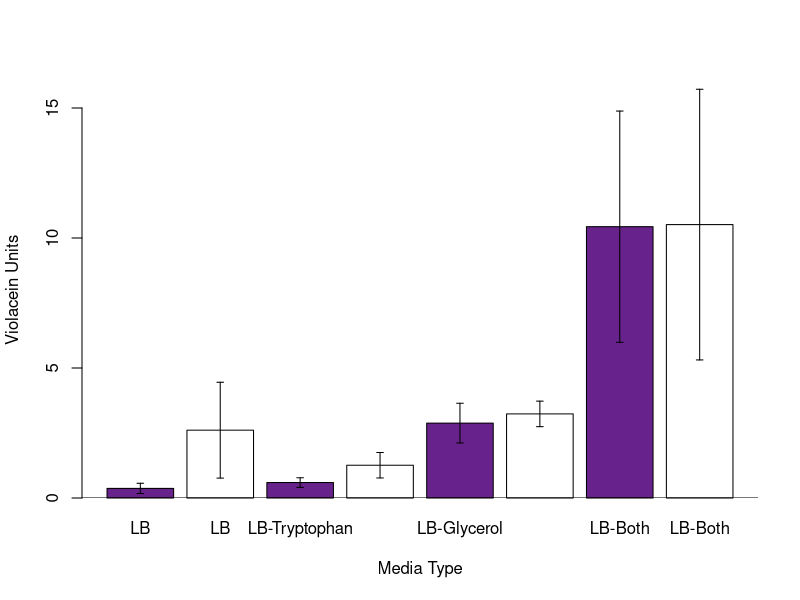

Reproduce this figure in R.
# Media Violacein Analysis
# Jared Brewer
# Created: July 21, 2015
# Modified: July 23, 2015

# The end goal here is to perform an ANOVA and make a bar plot. 

media <- read.csv("./MediaViolacein_07212015_WJB.csv", header = T)

media.aov <- aov(Violacein~Media+Phenotype, data=media)
summary(media.aov)
TukeyHSD(media.aov)

# Graphing the data may require a little reformatting, but these two-level ANOVAs are great! 

media2 <- read.csv("./MediaViolacein_07222015_WJB.csv", header = T)

media.means <- c(mean(media2$PLB, na.rm=T), mean(media2$WLB, na.rm=T), mean(media2$PLBW, na.rm=T), mean(media2$WLBW, na.rm=T), mean(media2$PLBY, na.rm=T), mean(media2$WLBY, na.rm=T), mean(media2$PLBYW, na.rm=T), mean(media2$WLBYW, na.rm=T))
media.std <- c(sd(media2$PLB, na.rm=T), sd(media2$WLB, na.rm=T), sd(media2$PLBW, na.rm=T), sd(media2$WLBW, na.rm=T), sd(media2$PLBY, na.rm=T), sd(media2$WLBY, na.rm=T), sd(media2$PLBYW, na.rm=T), sd(media2$WLBYW, na.rm=T)) 
media.n <- c(sum(media2$PLB, na.rm=T)/mean(media2$PLB, na.rm=T), sum(media2$WLB, na.rm=T)/mean(media2$WLB, na.rm=T), sum(media2$PLBW, na.rm=T)/mean(media2$PLBW, na.rm=T), sum(media2$WLBW, na.rm=T)/mean(media2$WLBW, na.rm=T), sum(media2$PLBY, na.rm=T)/mean(media2$PLBY, na.rm=T), sum(media2$WLBY, na.rm=T)/mean(media2$WLBY, na.rm=T), sum(media2$PLBYW, na.rm=T)/mean(media2$PLBYW, na.rm=T), sum(media2$WLBYW, na.rm=T)/mean(media2$WLBYW, na.rm=T))
media.se <- c(media.std/sqrt(abs(media.n)))

media.bar <- barplot(media.means, names = c("LB", "LB", "LB-Tryptophan", "LB-Tryptophan", "LB-Glycerol", "LB-Glycerol", "LB-Both", "LB-Both"), xlab="Media Type", ylab="Violacein Units", ylim=c(0, 16), col=c("darkorchid4", "white"))
abline(h=0)
segments(media.bar, media.means+media.se, media.bar, media.means-media.se) 
# Applies vertical marks for standard error
segments(media.bar -0.05, media.means+media.se, media.bar +0.05, media.means+media.se) 
# Makes horizontal tick on positive SE
# Numbers determine the width of the ticks
segments(media.bar -0.05, media.means-media.se, media.bar +0.05, media.means-media.se) 